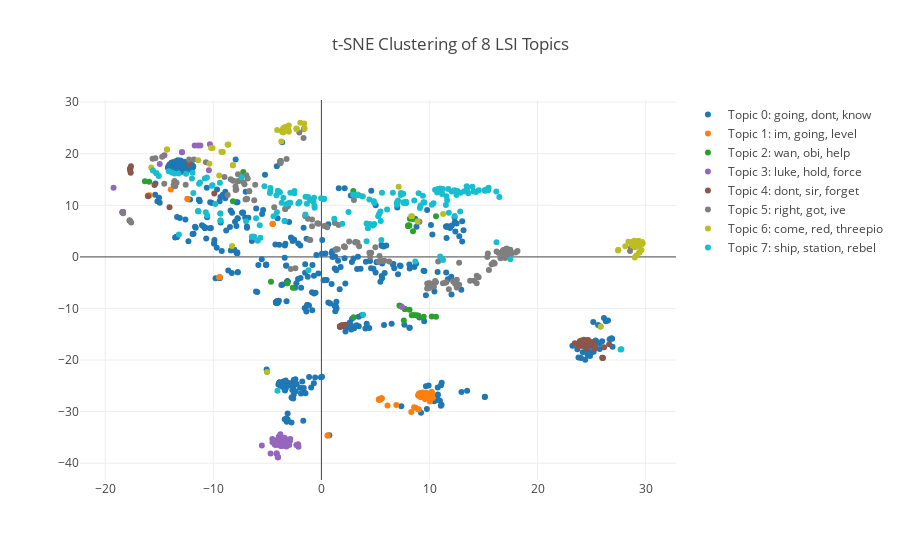

The notebook cell this image was saved under:
### Code cell
# Create colormap
n = nTopics
cmap = get_cmap('tab10')
colors = [rgb2hex(cmap(color)) for color in np.arange(0, 1.000001, 1/(n-1))]

# Get n top words
topWords = getTopWords(3, lsiKeys, vectorizedText, countVectorizer)
# Compute centers for topics
lsiMeanTopicVectors = getMeanVectors(lsiKeys, tsneModelVectors)


# Create plot
data = []
# Iterate over each topic
for topic in range(nTopics):
    # Mask for a single topic
    mask = lsiKeys==topic
    scatter = go.Scatter(x = tsneModelVectors[mask,0],
                         y = tsneModelVectors[mask,1],
                         name = 'Topic {}: {}'.format(topic, topWords[topic]),
                         mode = 'markers',
                         text = df[mask]['text'],
                         marker = dict(color = colors[topic]))
    data.append(scatter)

layout = go.Layout(title = 't-SNE Clustering of {} LSI Topics'.format(nTopics),
                   showlegend=True,
                   hovermode = 'closest')

fig = go.Figure(data=data, layout=layout)
iplot(fig)

### Figure 1 — Plotly figure (JSON) as saved in the notebook; plotly's stock layout.template omitted (floating-point values rounded to 4 significant figures; data arrays with more than 128 entries replaced by an {"elided": "..."} marker saying what was removed)
{"data": [{"marker": {"color": "#1f77b4"}, "mode": "markers", "name": "Topic 0: going, dont, know", "text": {"elided": "422 str values"}, "type": "scatter", "x": {"elided": "422 float values"}, "y": {"elided": "422 float values"}}, {"marker": {"color": "#ff7f0e"}, "mode": "markers", "name": "Topic 1: im, going, level", "text": ["Secret mission?  What plans?  What are you talking about?  I'm not getting in there!", "I'm going to regret this.", "Are you sure this things safe?", "Well, I'm not going that way.  It's much too rocky.  This way is much easier.", "No more adventures.  I'm not going that way.", "Wait, what's that?  A transport!  I'm saved!", "I'm sorry.  I'm quiet. Listen how quiet I am.  You can barely hear me...", "around forever trying to find them.", "And I'm stuck here...", "No, I'm leaving in the morning...", "With all we've been through, sometimes I'm amazed we're in as good condition as we are, what with the Rebellion and all.", "I'm afraid I'm not quite sure, sir.", "I'm sorry, sir, but he appears to have picked up a slight flutter.", "That's what I'm afraid of.", "Luke, I'm shutting the power down for the night.", "Sure, go ahead.", "As you wish.", "I'm ready for anything.", "I'm sorry.", "That's okay.  I'm never coming back to this planet again.", "It's too late.  You should have paid him when you had the chance.  Jabba's put a price on your head, so large that every bounty hunter in the galaxy will be looking for you.  I'm lucky I found you first.", "I'm not the type to run.", "We're losing our deflector shield.  Go strap yourself in, I'm going to make the jump to light speed.", "Thats what I'm trying to tell you, kid.  It ain't there.  It's been totally blown away.", "There's nothin' I can do about it, kid.  I'm in full power.  I'm going to have to shut down.  But they're not going to get me without a fight!", "I'm afraid I'm not quite sure, sir. He says \"I found her,\" and keepsrepeating, \"She's here.\"", "Level five. Detention block AA-twenty-three.  I'm afraid she's scheduled to be terminated.", "I'm not going anywhere.", "Okay.  Now, I'm going to put these on you.", "What?  Oh... the uniform.  I'm Luke Skywalker.  I'm here to rescue you. ", "Wonderful girl!  Either I'm going to kill her or I'm beginning to like her.  Get in there!", "I'm trying!", "Shut down all the garbage mashers on the detention level, will you?  Do you copy?", "Shut down all the garbage mashers on the detention level.", "Shut down all the garbage mashers on the detention level.", "Now's our chance!  Go!", "It is for me, sister!  Look, I ain't in this for your revolution, and I'm not in it for you, Princess.  I expect to be well paid.  I'm in it for the money!", "I'm trying not to, kid!", "We're in position.  I'm going to cut across the axis and try and draw their fire.", "This is Red Five!  I'm going in!", "I'm on my way in now...", "I'm on it.", "Hang on, Biggs, I'm coming in.", "I'm hit, but not bad.", "I'm on him, Luke!", "Thanks, Wedge.", "I'm in range.", "I'm hit!  I can't stay with you.", "Sorry!", "I'm on the leader."], "type": "scatter", "x": [10.26, 5.575, -9.465, 5.414, 5.454, 9.698, 8.71, -15.89, 8.98, 9.166, 10.16, 8.944, 10.03, 10.06, 0.5801, -9.391, -12.4, 9.23, 9.211, 10.21, 9.573, 9.034, 5.308, 10.28, 6.114, 9.016, 9.596, 5.527, 5.515, 8.316, 6.931, 9.151, -4.53, -4.501, -4.501, -13.94, 8.576, 9.707, 5.347, 5.569, 9.704, 8.948, 9.679, 9.742, 0.5719, -12.38, 9.372, 9.545, -16.07, 9.048], "y": [-26.57, -27.44, -3.952, -27.68, -27.56, -26.32, -29.25, 11.95, -26.91, -27.1, -26.92, -29.54, -28.01, -26.94, -34.62, -3.88, 11.29, -26.37, -27.18, -26.15, -27.53, -26.53, -27.68, -27.36, -28.8, -29.6, -27.44, -27.45, -27.49, -30.07, -28.72, -27.12, 6.419, 6.398, 6.398, 13.06, -29.14, -27.13, -27.57, -27.42, -26.41, -26.78, -26.92, -26.7, -34.63, 11.23, -26.31, -26.38, 11.92, -26.48]}, {"marker": {"color": "#2ca02c"}, "mode": "markers", "name": "Topic 2: wan, obi, help", "text": ["Over here!  Help!  Please, help!", "What are you talking about?", "Is there anything I might do to help? ", "Help me, Obi-Wan Kenobi.  You'remy only hope.", "Help me, Obi-Wan Kenobi.  You're my only hope.  Help me, Obi-Wan Kenobi.  You're my only hope.", "Help me, Obi-Wan Kenobi...", "Is there more to this recording?", "Obi-Wan Kenobi?  I wonder if he means old Ben Kenobi?", "Well, I stumbled across a recording while I was cleaning him.  He says he belongs to someone called Obi-Wan Kenobi.", "But what if this Obi-Wan comes looking for him?", "Sir, would it help if you told him it was my fault.", "Ben?  Ben Kenobi!  Boy, am I glad to see you! ", "Obi-Wan Kenobi... Obi-Wan?  Now thats a name I haven't heard in a long time... a long time.", "Well of course, of course I know him.  He's me!  I haven't gone by the name Obi-Wan since oh, before you were born.", "Then the droid does belong to you.", "You fought in the Clone Wars?", "I saw part of the message he was...", "General Kenobi, years ago you served my father in the Clone Wars.  Now he begs you to help him in his struggle against the Empire.  I regret that I am unable to present my father's request to you in person, but my ship has fallen under attack and I'm afraid my mission to bring you to Alderaan has failed.  I have placed information vital to the survival of the Rebellion into the memory systems of this R2 unit.  My father will know how to retrieve it.  You must see this droid safely delivered to him on Alderaan.  This is our most desperate hour.  Help me, Obi-Wan Kenobi, you're my only hope.", "looking for.", "We've entered the Alderaan system.", "Anyway, we should be at Alderaan about oh-two-hundred hours.", "He made a fair move.  Screaming about it won't help you.", "Not if I can help it.  Chewie... jam it's transmissions.", "What are you talking about?", "Ben Kenobi is here!  Where is he?", "Obi-Wan Kenobi!  What makes you think so?", "Obi-Wan is here.  The Force is with him.", "Help!", "I've been waiting for you, Obi-Wan.  We meet again, at last.  The circle is now complete.", "When we heard about Alderaan, we were afraid that you were... lost along with your father.", "I only wish Ben were here.", "I can't shake him!"], "type": "scatter", "x": [8.475, -3.162, 8.022, 8.942, 10.2, 8.787, -16.33, 8.98, 8.539, 7.718, 2.986, 7.343, 9.466, 7.625, -2.646, 2.947, -8.186, 10.6, -7.233, 8.457, 8.187, 8.141, 8.047, -3.162, 7.217, 8.356, 7.72, 8.022, 8.149, 10.6, -4.665, -15.93], "y": [4.952, -5.125, 6.017, -11.36, -11.56, -11.32, 14.68, -11.47, -11.25, -10.11, -11.7, -9.571, -11.59, -12.31, -5.959, 12.78, 10.78, -11.62, 16.45, 7.341, 7.383, 6.086, 6.121, -5.125, -9.407, -11.3, -10.11, 6.017, -10.23, 7.873, -4.814, 14.57]}, {"marker": {"color": "#9467bd"}, "mode": "markers", "name": "Topic 3: luke, hold, force", "text": ["I keep telling you, the Rebellion is a long way from here.  I doubt if the Empire would even fight to keep this system.  Believe me Luke, this planet is a big hunk of nothing...", "So long, Luke.", "Wake up!  Wake up!", "Luke, tell Owen that if he gets a translator to be sure it speaks Bocce.", "Luke, take these two over to the garage, will you?  I want you to have both of them cleaned up before dinner.", "Uh, you can call me Luke.", "I see, sir Luke.", "Just Luke.", "Luke?  Luke!  Come to dinner!", "You must understand I need you here, Luke.", "Luke?  Luke?  Luke?  Where could he be loafing now!", "Have you seen Luke this morning?", "The Jundland Wastes are not to be traveled lightly.  Tell me, young Luke, what brings you out this far?", "Learn about the Force, Luke.", "Wait, Luke!  It's too dangerous.", "There's nothing you could have done, Luke, had you been there.  You'd have been killed, too, and the droids would now be in the hands of the Empire.", "Commence primary ignition.", "I suggest you try it again, Luke.", "Be patient, Luke.  Stay and watch over the droids.", "Master Luke, sir!  Pardon me for asking... but, ah... what should Artoo and I do if we're discovered here?", "Open up in there!", "I can't hold them off forever!  Now what?", "Luke!  Luke!  Luke!", "Luke!", "Luke, Luke, grab a hold of this.", "Luke!  Luke!", "Grab him!", "Hurry!", "That oughta hold it for a while.", "Here, hold this.", "Come on!  Luke, its too late!", "Run, Luke!  Run!", "Their tracking us!", "This will be a day long remembered.  It has seen the end of Kenobi and it will soon see the end of the Rebellion.", "Hey, Luke... may the Force be with you!", "Are you... Luke Skywalker?  Have you been checked out on the Incom T-sixty-five?", "Sir, Luke is the best bushpilot in the outer rim territories.", "Luke, the Force will be with you.", "Luke, pull up!", "Pull in!  Luke... pull in!", "Watch your back, Luke!", "Hold on!", "... marked and locked in!", "Switch to targeting computer.", "Computer's locked.  Getting a signal.", "Copy, Base One.  Luke, take Red Two and Three.  Hold up here and wait for my signal... to start your run.", "I can't hold them!", "Luke, at that speed will you be able to pull out in time?", "Hurry, Luke, they're coming in much faster this time. I can't hold them!", "Hurry up, Luke!", "Use the Force, Luke.", "Let go, Luke.", "Luke, trust me.", "His computer's off.  Luke, you switched off your targeting computer.  What's wrong?", "Commence primary ignition.", "Luke!  Luke!  Luke!"], "type": "scatter", "x": [-3.798, -3.173, -14.52, -3.234, -4.525, -3.027, -2.321, -2.881, -4.702, -3.046, -4.022, -2.98, -4.313, -4.407, -3.991, -3.42, -12.9, -3.111, -2.91, -2.124, -10.41, -18.4, -4.025, -3.324, -4.148, -4.136, -11.42, -11.2, -18.4, -18.4, -5.51, -3.985, -14.96, 7.451, -4.083, -3.682, -2.158, -4.164, -3.417, -3.662, -3.54, -18.4, -19.23, -11.72, -10.31, -4.537, -18.4, -3.521, -3.945, -3.804, -4.249, -3.66, -4.169, -3.588, -12.9, -4.025], "y": [-34.36, -35.44, 19.69, -36.78, -35.92, -36.04, -36.47, -35.32, -38.14, -36.06, -38.84, -36.45, -36.43, -36.04, -35.46, -35.07, 20.29, -35.69, -35.68, -36.81, 16.79, 8.657, -38.83, -36.43, -38.19, -38.08, 21.61, 21.58, 8.655, 8.657, -36.57, -36.0, 18.0, -9.698, -35.74, -36.65, -36.31, -36.43, -36.52, -36.67, -35.83, 8.657, 13.39, 21.62, 21.85, -35.29, 8.657, -35.1, -34.88, -36.59, -35.62, -35.95, -36.42, -35.77, 20.29, -38.83]}, {"marker": {"color": "#8c564b"}, "mode": "markers", "name": "Topic 4: dont, sir, forget", "text": ["At last!  Where have you been?", "Not again!  Forget it.", "Don't worry about it, Wormie.", "Don't get technical with me.", "Don't shoot!  Don't shoot!  Will this never end?", "Do you speak Bocce?", "Shutting up, sir.", "Now, don't forget this!  Why I should stick my neck out for you is quite beyond my capacity!", "I see, sir.", "Hello.", "No, I don't think he likes you at all.", "No, I don't like you either.", "Deactivate!  Well, on the other hand if you hadn't removed his restraining bolt...", "Don't seem to remember ever owning a droid.  Very interesting... ", "Don't be too proud of this technological terror you've constructed.  The ability to destroy a planet is insignificant next to the power of the Force.", "Don't try to frighten us with your sorcerer's ways, Lord Vader.  Your sad devotion to that ancient religion has not helped you conjure up the stolen data tapes, or given you clairvoyance enough to find the Rebel's hidden fort...", "You don't need to see his identification.", "We don't need to see his identification.", "We don't serve their kind here!", "Your droids. They'll have to wait outside.  We don't want them here.", "Listen, why don't you wait out by the speeder.  We don't want any trouble.", "I heartily agree with you sir.", "I don't like you either", "If you give it to me, I might forget I found you.", "I don't have it with me.  Tell Jabba...", "Sorry about the mess.", "Hello, sir.", "Why don't you outrun them?  I thought you said this thing was fast.", "Don't everyone thank me at once.", "You don't believe in the Force, do you?", "Your eyes can deceive you.  Don't trust them.", "No, sir.  If there were any on board, they must also have jettisoned.", "We found the computer outlet, sir.", "Marching into the detention area is not what I had in mind.", "Well more wealth that you can imagine.", "And hope they don't have blasters.", "Don't underestimate the Force.", "Get in there you big furry oaf!  I don't care what you smell!  Get in there and don't worry about it.", "Will you forget it?  I already tried it.  It's magnetically sealed!", "Oh!  All this excitement has overrun the circuits of my counterpart here.  If you don't mind, I'd like to take him down to maintenance.", "Are you there, sir?", "Oh, it's nothing.  Don't worry about it.", "What kept you?", "Don't worry, she'll hold together.", "Great kid!  Don't get cocky.", "My scope's negative.  I don't see anything."], "type": "scatter", "x": [-12.23, -17.69, 24.56, 23.92, 25.99, -15.44, 1.751, 24.12, 1.725, -17.62, 24.49, 25.04, -9.91, 23.78, 26.62, 26.15, 24.16, 24.16, 23.84, 25.31, 26.05, 1.878, 25.04, -17.69, 24.59, -16.03, 1.704, 24.79, 24.07, 24.56, 24.03, 2.236, 1.93, -14.05, -17.7, 23.44, 24.29, 26.01, -17.69, 25.27, 1.724, 24.4, -17.64, 24.79, 24.68, 23.94], "y": [18.11, 17.08, -17.02, -16.34, -19.53, 13.93, -13.58, -17.28, -13.42, 17.58, -17.72, -16.55, 12.29, -17.3, -16.94, -17.5, -16.78, -16.78, -16.83, -17.23, -19.59, -13.24, -16.55, 17.09, -16.15, 11.78, -13.56, -17.08, -16.19, -16.31, -16.78, -13.18, -13.24, 9.651, 16.73, -16.75, -16.05, -19.57, 17.1, -17.75, -13.43, -17.44, 16.32, -16.92, -16.12, -16.36]}, {"marker": {"color": "#7f7f7f"}, "mode": "markers", "name": "Topic 5: right, got, ive", "text": {"elided": "157 str values"}, "type": "scatter", "x": {"elided": "157 float values"}, "y": {"elided": "157 float values"}}, {"marker": {"color": "#bcbd22"}, "mode": "markers", "name": "Topic 6: come, red, threepio", "text": ["Hurry up!  Come with me!  What are you waiting for?!  Get in gear!", "Don't call me a mindless philosopher, you overweight glob of grease!  Now come out before somebody sees you.", "You can waste time with your friends when your chores are done.  Now, come on, get to it!", "All right, come on!  And the red one, come on.  Well, come on, Red, let's go.", "What about that blue one?  We'll take that one.", "And I am See-Threepio, human-cyborg relations, and this is my counterpart, Artoo-Detoo.", "He knew my father?", "Well, come on. It's getting late.  I only hope we can get back before Uncle Owen really blows up.", "Sand People!  Or worse!  Come on, let's have a look.  Come on.", "... Threepio!", "Now, let's see if we can't figure out what you are, my little friend.  And where you come from.", "You must learn the ways of the Force if you're to come with me to Alderaan.", "I want to come with you to Alderaan.  There's nothing here for me now.  I want to learn the ways of the Force and become a Jedi like my father.", "Come along, Artoo.", "This little one isn't worth the effort.  Come let me buy you something...", "Perhaps she would respond to an alternative form of persuasion.", "Come on out, Solo!", "What a piece of junk.", "Chewie, get us out of here!", "No!  Alderaan is peaceful.  We have no weapons.  You can't possibly...", "Partially. But it also obeys your commands.", "What the...?  Aw, we've come out of hyperspace into a meteor shower.  Some kind of asteroid collision.  It's not on any of the charts.", "Our position is correct, except... no, Alderaan!", "There aren't any bases around here.  Where did it come from?", "Why are we still moving towards it?", "Come with me.", "TX-four-one-two.  Why aren't you at your post?  TX-four-one-two, do you copy? ", "They must be delivered safely or other star systems will suffer the same fate as Alderaan.  Your destiny lies along a different path from mine.  The Force will be with you... always!", "Come on!", "Chewie!", "See-Threepio!  See-Threepio!", "It could be worse...", "It's worse.", "The walls are moving!", "Threepio!  Come in Threepio!  Threepio!  Where could he be?", "Come on!", "Threepio!  Come in, Threepio!  Threepio!", "Where could he be?  Threepio!  Threepio, will you come in?", "Threepio!", "Well, let's get moving!", "Come here, you big coward!", "Chewie!  Come here!", "See-Threepio, do you copy?", "Nice!  Come on!", "Where are you going?  Come back!", "What good will it do us if he gets himself killed?  Come on!", "Here they come!", "Come on!", "Come on, buddy, we're not out of this yet!", "Here they come!", "Red Ten standing by.", "Red Seven standing by.", "Red Three standing by.", "Red Six standing by.", "Red Nine standing by.", "Red Two standing by.", "Red Eleven standing by.", "Red Five standing by.", "Cut the chatter, Red Two.", "Red Leader, this is Gold Leader.", "I copy, Gold Leader.", "Several fighters have broken off from the main group.  Come with me!", "Red Six...", "Can you see Red Five?", "Red Leader...", "... This is Gold Leader.  We're starting out attack run.", "I copy, Gold Leader.  Move into position.", "Stay in attack formation!", "Gold Five to Red Leader...", "I copy, Gold Five.", "Red Group, this is Red Leader.", "This is Red Two.  Flying towards you.", "Red Three, standing by.", "Red Leader, this is Base One.  Keep half your group out of range for the next run.", "Red Five, can you see them from where you are?", "Now let's blow this thing and go home!", "Standing by."], "type": "scatter", "x": [29.5, 25.83, 28.4, 28.99, -11.4, -1.553, 8.895, 28.11, 29.13, -2.301, 29.0, 27.47, 27.44, 29.4, 28.76, -15.74, 29.69, -9.457, -8.191, 8.376, -10.36, 29.32, 8.304, 28.8, -14.28, 29.31, -10.07, 11.26, 29.31, -8.191, -1.588, -9.14, -9.14, -14.28, 29.41, 29.31, 29.41, 29.61, -2.301, -3.711, 28.8, 28.82, -2.311, 29.7, -5.028, 28.88, 28.94, 29.31, 29.7, 29.67, -3.151, -3.017, -3.064, -3.516, -3.516, -3.064, -3.151, -3.516, -4.096, -3.017, -8.678, 28.69, -3.553, -3.553, -3.409, 3.856, -8.604, 3.378, -3.234, -10.2, -1.954, -3.674, -3.064, 7.146, -3.553, -8.269, -9.249], "y": [2.39, -13.5, 2.938, -0.1045, 18.75, 24.9, 6.868, 2.047, 0.2644, 24.78, 1.879, 1.388, 1.247, 2.344, 2.197, 17.32, 2.538, 15.79, 17.76, 7.902, 18.04, 1.995, 7.878, 2.482, 20.83, 3.071, 21.1, 8.316, 3.071, 17.76, 25.88, 20.34, 20.34, 20.83, 0.8485, 3.071, 0.8485, 1.347, 24.78, 22.36, 2.767, 2.927, 24.91, 2.586, -22.3, 2.144, 3.117, 3.071, 2.586, 2.891, 24.82, 24.25, 24.44, 24.89, 24.89, 24.44, 24.82, 24.89, 24.62, 25.5, 21.75, 2.822, 24.15, 24.15, 25.15, 11.73, 21.79, 12.12, 25.22, 21.13, 26.01, 24.35, 24.44, 13.6, 24.15, 2.094, 20.38]}, {"marker": {"color": "#17becf"}, "mode": "markers", "name": "Topic 7: ship, station, rebel", "text": {"elided": "170 str values"}, "type": "scatter", "x": {"elided": "170 float values"}, "y": {"elided": "170 float values"}}], "layout": {"hovermode": "closest", "showlegend": true, "title": "t-SNE Clustering of 8 LSI Topics"}}
